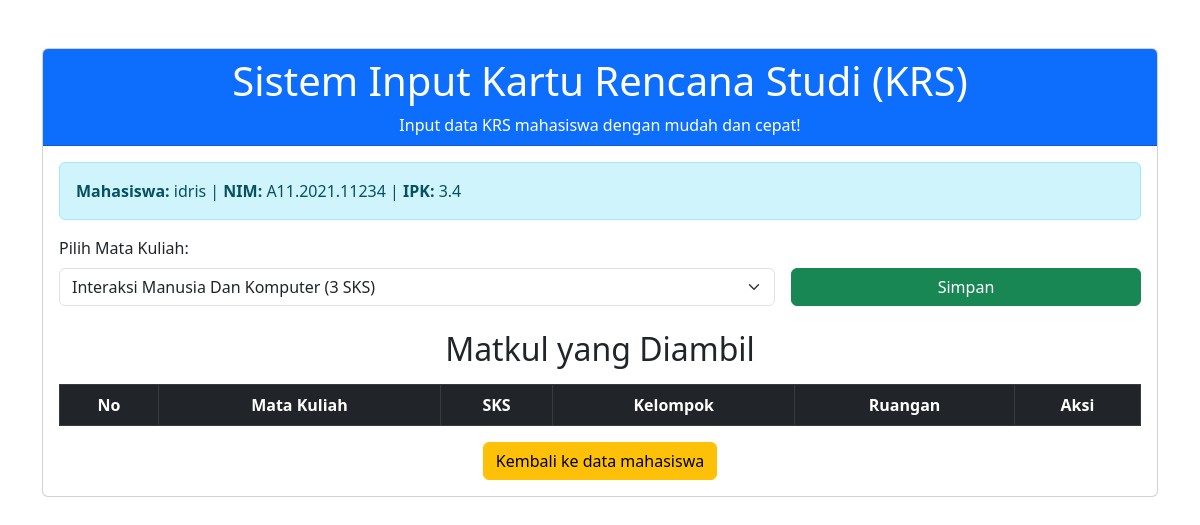
The page /edit_mhs.php?id=1 on the database as committed earlier.
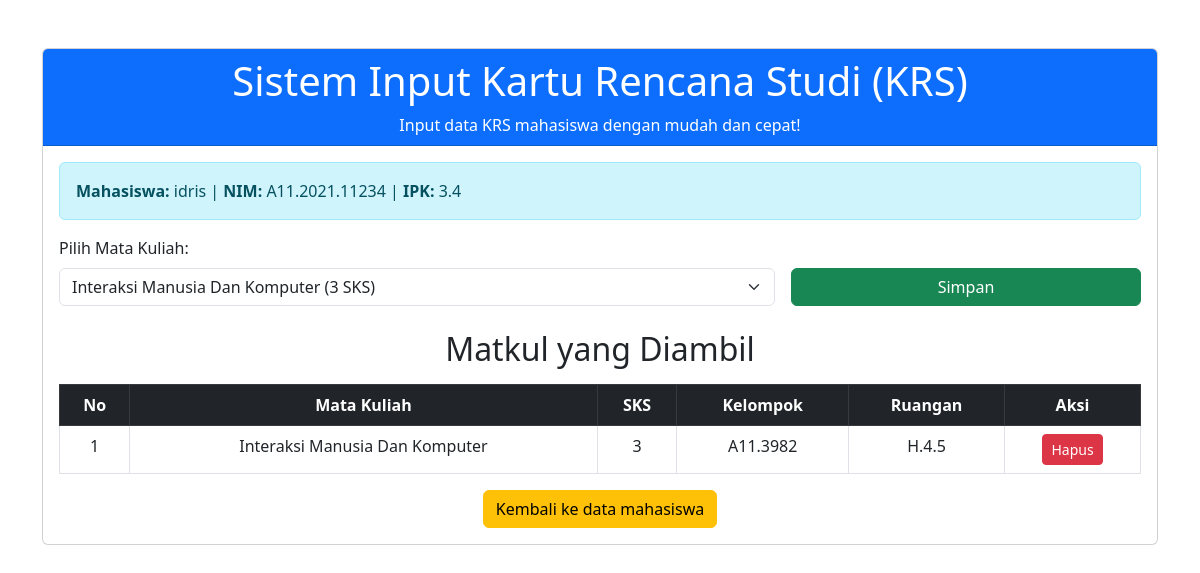
The same page on the database as committed later.
### tables this page shows
CREATE TABLE `jwl_mhs` (
  `id` int(11) NOT NULL,
  `mhs_id` int(11) NOT NULL,
  `matakuliah` varchar(255) NOT NULL,
  `sks` int(11) NOT NULL,
  `kelp` varchar(50) DEFAULT NULL,
  `ruangan` varchar(50) DEFAULT NULL
);

### edit_mhs.php (the view, shortened to what this page needs)
<?php
include 'koneksi.php';
$idMhs = $_GET['id'];
$queryMhs = "SELECT * FROM inputmhs WHERE id = ?";
$stmtMhs = $conn->prepare($queryMhs);
$stmtMhs->bind_param("i", $idMhs);
$stmtMhs->execute();
$resultMhs = $stmtMhs->get_result();
$dataMhs = $resultMhs->fetch_assoc();
$queryMatkul = "SELECT * FROM jwl_matakuliah";
$resultMatkul = $conn->query($queryMatkul);
$queryKrs = "SELECT * FROM jwl_mhs WHERE mhs_id = ?";
$stmtKrs = $conn->prepare($queryKrs);
$stmtKrs->bind_param("i", $idMhs);
$stmtKrs->execute();
$resultKrs = $stmtKrs->get_result();
?>
<!DOCTYPE html>
<html lang="en">
<head>
    <link href="https://cdn.jsdelivr.net/npm/bootstrap@5.3.0-alpha1/dist/css/bootstrap.min.css" rel="stylesheet">
</head>
<body>
    <div class="container mt-5">
        <div class="card">
            <div class="card-header bg-primary text-white text-center">
                <h1>Sistem Input Kartu Rencana Studi (KRS)</h1>
                <p class="mb-0">Input data KRS mahasiswa dengan mudah dan cepat!</p>
            </div>
            <div class="card-body">
                <div class="alert alert-info">
                    <strong>Mahasiswa:</strong> <?php echo $dataMhs['namaMhs']; ?> |
                    <strong>NIM:</strong> <?php echo $dataMhs['nim']; ?> |
                    <strong>IPK:</strong> <?php echo $dataMhs['ipk']; ?>
                </div>
                <form method="POST" class="row g-3 mb-4">
                    <div class="col-md-8">
                        <label for="id_matkul" class="form-label">Pilih Mata Kuliah:</label>
                        <select id="id_matkul" name="id_matkul" class="form-select" required>
                            <?php while ($rowMatkul = $resultMatkul->fetch_assoc()) { ?>
                                <option value="<?php echo $rowMatkul['id']; ?>">
                                    <?php echo $rowMatkul['matakuliah']; ?> (<?php echo $rowMatkul['sks']; ?> SKS)
                                </option>
                            <?php } ?>
                        </select>
                    </div>
                    <div class="col-md-4 d-flex align-items-end">
                        <button type="submit" class="btn btn-success w-100">Simpan</button>
                    </div>
                </form>
                <h2 class="text-center mb-3">Matkul yang Diambil</h2>
                <table class="table table-bordered text-center">
                    <thead class="table-dark">
                        <tr>
                            <th>No</th>
                            <th>Mata Kuliah</th>
                            <th>SKS</th>
                            <th>Kelompok</th>
                            <th>Ruangan</th>
                            <th>Aksi</th>
                        </tr>
                    </thead>
                    <tbody>
                        <?php
                        $no = 1;
                        while ($dataMatkul = $resultKrs->fetch_assoc()) {
                        ?>
                            <tr>
                                <td><?php echo $no++; ?></td>
                                <td><?php echo $dataMatkul['matakuliah']; ?></td>
                                <td><?php echo $dataMatkul['sks']; ?></td>
                                <td><?php echo $dataMatkul['kelp']; ?></td>
                                <td><?php echo $dataMatkul['ruangan']; ?></td>
                                <td>
                                    <a href="edit_mhs.php?id=<?php echo $idMhs; ?>&hapus=<?php echo $dataMatkul['id']; ?>" class="btn btn-danger btn-sm">Hapus</a>
                                </td>
                            </tr>
                        <?php } ?>
                    </tbody>
                </table>
                <div class="text-center mt-3">
                    <a href="index.php" class="btn btn-warning">Kembali ke data mahasiswa</a>
                </div>
            </div>
        </div>
    </div>
</body>
</html>

Rows that differ between the two databases and show on the page:
added jwl_mhs: matakuliah "Interaksi Manusia Dan Komputer", sks "3", kelp "A11.3982", ruangan "H.4.5"
